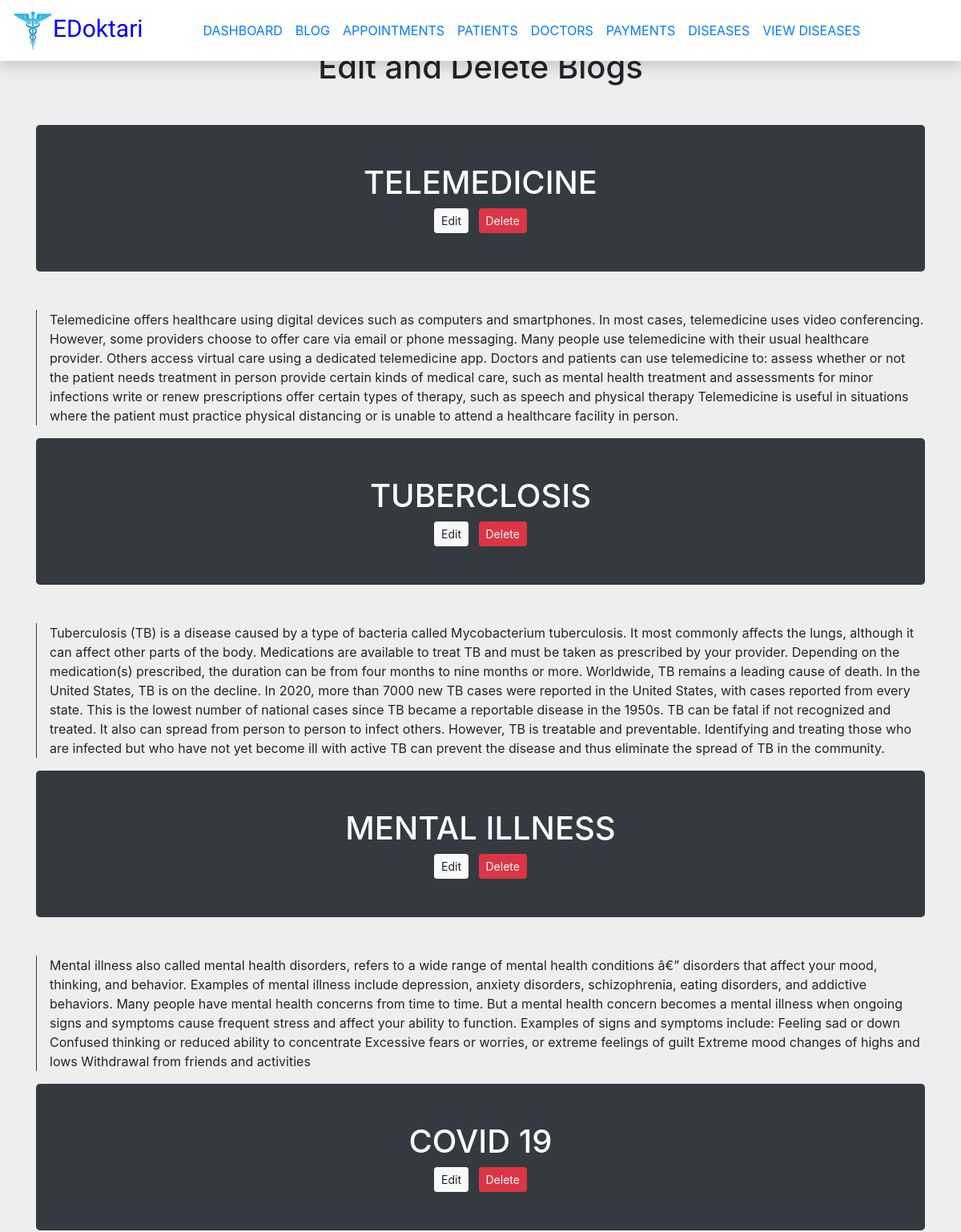
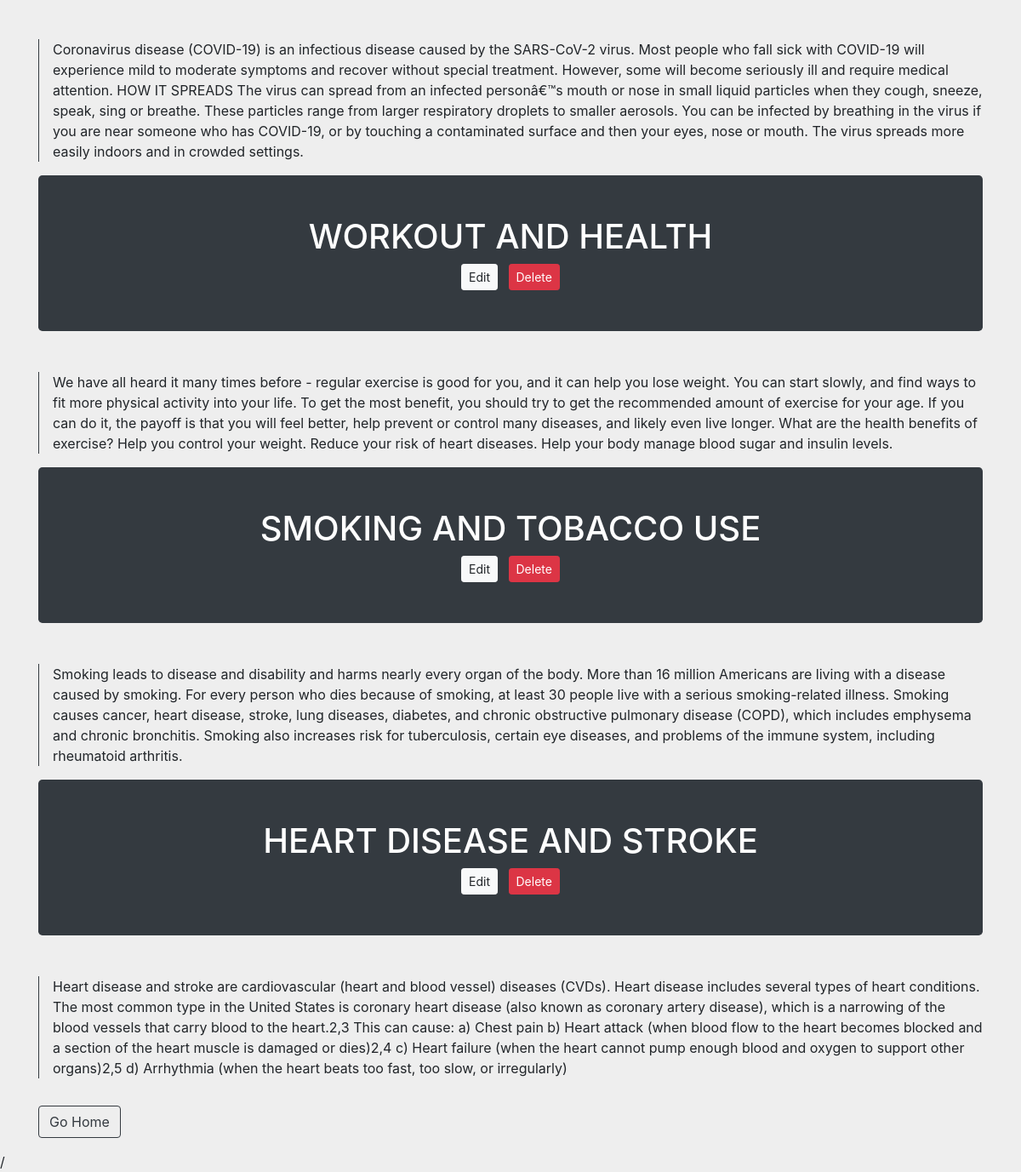
The page /view.php on the database its author committed (2 pictures, top to bottom).
### tables this page shows
CREATE TABLE `blog` (
  `id` int(11) NOT NULL,
  `title` varchar(255) NOT NULL,
  `content` longtext NOT NULL,
  `img_dir` varchar(255) NOT NULL
);

### logic.php (called while the page is built, shortened)
<?php
    $dbservername="localhost";
    $dbuser="root";
    $dbpass="";
    $dbname="edoktari";
    $conn=mysqli_connect($dbservername,$dbuser,$dbpass,$dbname);
    $sql = "SELECT * FROM blog";
    $query = mysqli_query($conn, $sql);
?>

### view.php (the view, shortened to what this page needs)
<?php
    include "logic.php";
?>
<!DOCTYPE html>
<html lang="en">
<head>
    <link rel="stylesheet" href="https://stackpath.bootstrapcdn.com/bootstrap/4.5.2/css/bootstrap.min.css">
    <link rel="stylesheet" href="https://cdnjs.cloudflare.com/ajax/libs/malihu-custom-scrollbar-plugin/3.1.5/jquery.mCustomScrollbar.min.css">
<link rel="stylesheet" href="https://cdn.jsdelivr.net/npm/bootstrap@5.1.3/dist/css/bootstrap.min.css">
<link rel="stylesheet" href="https://cdn.jsdelivr.net/npm/bootstrap@4.5.3/dist/css/bootstrap.min.css">
    <link rel="stylesheet" href="https://cdnjs.cloudflare.com/ajax/libs/bootstrap-datepicker/1.9.0/css/bootstrap-datepicker.min.css">
    <link rel="stylesheet" href="https://maxcdn.bootstrapcdn.com/bootstrap/4.0.0/css/bootstrap.min.css">
    <link rel="stylesheet" href="https://cdnjs.cloudflare.com/ajax/libs/font-awesome/4.7.0/css/font-awesome.min.css">
</head>
<body>
<nav class="navbar navbar-expand-lg navbar-light bg-white shadow fixed-top">
    <a class="navbar-brand" href="admindashboard.php" style = "font-family: 'kaushan Script';font-size: 30px;color:blue;"><img src="EDoktari_logo.png" width="50" height="50" class="d-inline-block align-top" alt="">EDoktari</a>
    <div class="collapse navbar-collapse " id="navbarNavDropdown">
    <ul class="navbar-nav mx-auto">
    <li class="nav-item">
        <a class="nav-link text-primary" href="admindashboard.php">DASHBOARD</a>
      </li>
       <li class="nav-item">
        <a class="nav-link text-primary" href="index.php">BLOG</a>
      </li>
      <li class="nav-item">
        <a class="nav-link text-primary" href="allappointments.php">APPOINTMENTS</a>
      </li>
      <li class="nav-item">
        <a class="nav-link text-primary" href="allpatients.php">PATIENTS</a>
      </li>
      <li class="nav-item">
        <a class="nav-link text-primary" href="alldoctors.php">DOCTORS</a>
      </li>
      <li class="nav-item">
        <a class="nav-link text-primary" href="allpayments.php">PAYMENTS</a>
      </li>
      <li class="nav-item">
        <a class="nav-link text-primary" href="admindiseases.php">DISEASES</a>
      </li>
      <li class="nav-item">
        <a class="nav-link text-primary" href="viewdiseases.php">VIEW DISEASES</a>
      </li>
    </ul>
    </div>
  </nav>
<section>
<center>
  <h1>Edit and Delete Blogs</h1>
                </center>
   <div class="container mt-5">
        <?php foreach($query as $q){?>
            <div class="bg-dark p-5 rounded-lg text-white text-center">
                <h1><?php echo $q['title'];?></h1>
                <div class="d-flex mt-2 justify-content-center align-items-center">
                <form method="POST">
                    <a href="edit.php?id=<?php echo $q['id']?>" class="btn btn-light btn-sm" name="edit">Edit</a>
                        <button class="btn btn-danger btn-sm ml-2" name="delete">Delete</button>
                    </form>
                </div>
            </div>
            <p class="mt-5 border-left border-dark pl-3"><?php echo $q['content'];?></p>
        <?php } ?>
        <a href="index.php" class="btn btn-outline-dark my-3">Go Home</a>
   </div>
</body>
</html> /

### view.php (style rules this page uses)
body { background-color: #f5f5f5; margin-top:0px; }
body { margin-top:0px; background:#eee; }
section { margin-top:60px; }

### rows shown on the page
blog: title "TELEMEDICINE", content "Telemedicine offers healthcare using digital devices such as computers and smartphones. In most cases, telemedicine uses video conferencing. However, some providers choose to offer care via email or phone messaging. Many people use telemedicine with their usual healthcare provider. Others access virtual care using a dedicated telemedicine app. Doctors and patients can use telemedicine to: assess whether or not the patient needs treatment in person provide certain kinds of medical care, such as mental health treatment and assessments for minor infections write or renew prescriptions offer certain types of therapy, such as speech and physical therapy Telemedicine is useful in situations where…"
blog: title "TUBERCLOSIS", content "Tuberculosis (TB) is a disease caused by a type of bacteria called Mycobacterium tuberculosis. It most commonly affects the lungs, although it can affect other parts of the body. Medications are available to treat TB and must be taken as prescribed by your provider. Depending on the medication(s) prescribed, the duration can be from four months to nine months or more. Worldwide, TB remains a leading cause of death. In the United States, TB is on the decline. In 2020, more than 7000 new TB cases were reported in the United States, with cases reported from every state. This is the lowest number of national cases since TB became a reportable disease in the 1950s. TB can be fatal if not…"
blog: title "MENTAL ILLNESS", content "Mental illness also called mental health disorders, refers to a wide range of mental health conditions â€” disorders that affect your mood, thinking, and behavior. Examples of mental illness include depression, anxiety disorders, schizophrenia, eating disorders, and addictive behaviors. Many people have mental health concerns from time to time. But a mental health concern becomes a mental illness when ongoing signs and symptoms cause frequent stress and affect your ability to function. Examples of signs and symptoms include: Feeling sad or down Confused thinking or reduced ability to concentrate Excessive fears or worries, or extreme feelings of guilt Extreme mood changes of highs and lows…"
blog: title "COVID 19", content "Coronavirus disease (COVID-19) is an infectious disease caused by the SARS-CoV-2 virus. Most people who fall sick with COVID-19 will experience mild to moderate symptoms and recover without special treatment. However, some will become seriously ill and require medical attention. HOW IT SPREADS The virus can spread from an infected personâ€™s mouth or nose in small liquid particles when they cough, sneeze, speak, sing or breathe. These particles range from larger respiratory droplets to smaller aerosols. You can be infected by breathing in the virus if you are near someone who has COVID-19, or by touching a contaminated surface and then your eyes, nose or mouth. The virus spreads more easily…"
blog: title "WORKOUT AND HEALTH", content "We have all heard it many times before - regular exercise is good for you, and it can help you lose weight. You can start slowly, and find ways to fit more physical activity into your life. To get the most benefit, you should try to get the recommended amount of exercise for your age. If you can do it, the payoff is that you will feel better, help prevent or control many diseases, and likely even live longer. What are the health benefits of exercise? Help you control your weight. Reduce your risk of heart diseases. Help your body manage blood sugar and insulin levels."
blog: title "SMOKING AND TOBACCO USE", content "Smoking leads to disease and disability and harms nearly every organ of the body. More than 16 million Americans are living with a disease caused by smoking. For every person who dies because of smoking, at least 30 people live with a serious smoking-related illness. Smoking causes cancer, heart disease, stroke, lung diseases, diabetes, and chronic obstructive pulmonary disease (COPD), which includes emphysema and chronic bronchitis. Smoking also increases risk for tuberculosis, certain eye diseases, and problems of the immune system, including rheumatoid arthritis."
blog: title "HEART DISEASE AND STROKE", content "Heart disease and stroke are cardiovascular (heart and blood vessel) diseases (CVDs). Heart disease includes several types of heart conditions. The most common type in the United States is coronary heart disease (also known as coronary artery disease), which is a narrowing of the blood vessels that carry blood to the heart.2,3 This can cause: a) Chest pain b) Heart attack (when blood flow to the heart becomes blocked and a section of the heart muscle is damaged or dies)2,4 c) Heart failure (when the heart cannot pump enough blood and oxygen to support other organs)2,5 d) Arrhythmia (when the heart beats too fast, too slow, or irregularly)"
